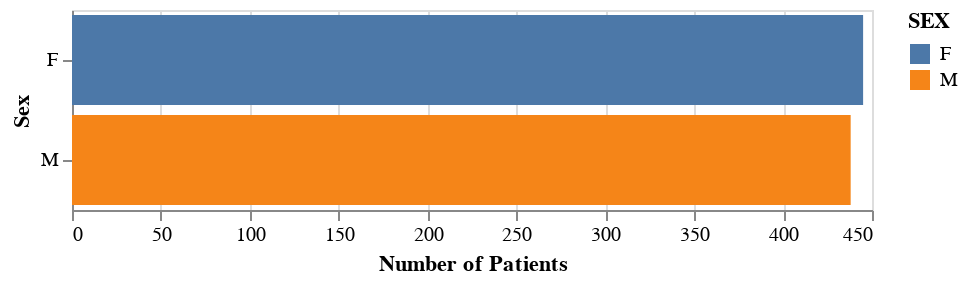

This figure's notebook cell:
### Code cell
select_sex = alt.selection_multi(fields=["SEX"])

sex_distribution = alt.Chart(patient_test_predict, width = 400, height = 100
                               ).mark_bar().encode(
                                   x = alt.X("count()", title = "Number of Patients"),
                                   y = alt.Y("SEX", title = "Sex"),
                                   color = alt.condition(select_sex, "SEX", alt.value('lightgray')),
                                   tooltip = alt.Tooltip("count()")
                               ).add_selection(select_sex)
sex_distribution

### Figure 1 — Vega-Lite specification as saved in the notebook (floating-point values rounded to 4 significant figures; data arrays with more than 128 entries replaced by an {"elided": "..."} marker saying what was removed)
{"config": {"view": {"continuousWidth": 300, "continuousHeight": 300}}, "data": {"name": "data-42a620fdad65e14dee2dbb0f6566e9e5"}, "mark": {"type": "bar"}, "encoding": {"color": {"condition": {"param": "param_8", "field": "SEX"}, "value": "lightgray"}, "tooltip": {"aggregate": "count", "type": "quantitative"}, "x": {"aggregate": "count", "title": "Number of Patients", "type": "quantitative"}, "y": {"field": "SEX", "title": "Sex", "type": "nominal"}}, "height": 100, "params": [{"name": "param_8", "select": {"type": "point", "fields": ["SEX"]}}], "width": 400, "$schema": "https://vega.github.io/schema/vega-lite/v5.16.3.json", "datasets": {"data-42a620fdad65e14dee2dbb0f6566e9e5": {"elided": "883 records"}}}
